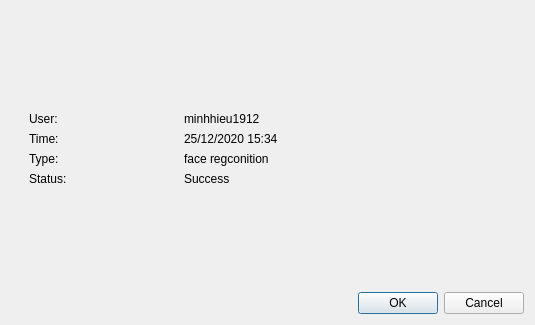
<?xml version="1.0" encoding="UTF-8"?>
<ui version="4.0">
 <class>Dialog</class>
 <widget class="QDialog" name="Dialog">
  <property name="geometry">
   <rect>
    <x>0</x>
    <y>0</y>
    <width>535</width>
    <height>325</height>
   </rect>
  </property>
  <property name="sizePolicy">
   <sizepolicy hsizetype="Fixed" vsizetype="Fixed">
    <horstretch>0</horstretch>
    <verstretch>0</verstretch>
   </sizepolicy>
  </property>
  <property name="minimumSize">
   <size>
    <width>535</width>
    <height>325</height>
   </size>
  </property>
  <property name="maximumSize">
   <size>
    <width>885</width>
    <height>325</height>
   </size>
  </property>
  <property name="windowTitle">
   <string>Log Details</string>
  </property>
  <layout class="QVBoxLayout" name="verticalLayout_2">
   <item>
    <widget class="QFrame" name="frame">
     <property name="frameShape">
      <enum>QFrame::NoFrame</enum>
     </property>
     <property name="frameShadow">
      <enum>QFrame::Raised</enum>
     </property>
     <layout class="QHBoxLayout" name="horizontalLayout">
      <item>
       <widget class="QFrame" name="frame_2">
        <property name="frameShape">
         <enum>QFrame::NoFrame</enum>
        </property>
        <property name="frameShadow">
         <enum>QFrame::Raised</enum>
        </property>
        <layout class="QVBoxLayout" name="verticalLayout_3">
         <item>
          <spacer name="verticalSpacer_4">
           <property name="orientation">
            <enum>Qt::Vertical</enum>
           </property>
           <property name="sizeHint" stdset="0">
            <size>
             <width>20</width>
             <height>52</height>
            </size>
           </property>
          </spacer>
         </item>
         <item>
          <layout class="QHBoxLayout" name="horizontalLayout_2">
           <item>
            <widget class="QLabel" name="label_2">
             <property name="text">
              <string>User:</string>
             </property>
            </widget>
           </item>
           <item>
            <widget class="QLabel" name="label">
             <property name="text">
              <string>minhhieu1912</string>
             </property>
            </widget>
           </item>
          </layout>
         </item>
         <item>
          <layout class="QHBoxLayout" name="horizontalLayout_3">
           <item>
            <widget class="QLabel" name="label_3">
             <property name="text">
              <string>Time:</string>
             </property>
            </widget>
           </item>
           <item>
            <widget class="QLabel" name="label_4">
             <property name="text">
              <string>25/12/2020 15:34</string>
             </property>
            </widget>
           </item>
          </layout>
         </item>
         <item>
          <layout class="QHBoxLayout" name="horizontalLayout_4">
           <item>
            <widget class="QLabel" name="label_5">
             <property name="text">
              <string>Type:</string>
             </property>
            </widget>
           </item>
           <item>
            <widget class="QLabel" name="label_6">
             <property name="text">
              <string>face regconition</string>
             </property>
            </widget>
           </item>
          </layout>
         </item>
         <item>
          <layout class="QHBoxLayout" name="horizontalLayout_5">
           <item>
            <widget class="QLabel" name="label_7">
             <property name="text">
              <string>Status:</string>
             </property>
            </widget>
           </item>
           <item>
            <widget class="QLabel" name="label_8">
             <property name="text">
              <string>Success</string>
             </property>
            </widget>
           </item>
          </layout>
         </item>
         <item>
          <spacer name="verticalSpacer_3">
           <property name="orientation">
            <enum>Qt::Vertical</enum>
           </property>
           <property name="sizeHint" stdset="0">
            <size>
             <width>20</width>
             <height>51</height>
            </size>
           </property>
          </spacer>
         </item>
        </layout>
       </widget>
      </item>
      <item>
       <widget class="QFrame" name="frame_3">
        <property name="sizePolicy">
         <sizepolicy hsizetype="Fixed" vsizetype="Preferred">
          <horstretch>0</horstretch>
          <verstretch>0</verstretch>
         </sizepolicy>
        </property>
        <property name="frameShape">
         <enum>QFrame::NoFrame</enum>
        </property>
        <property name="frameShadow">
         <enum>QFrame::Raised</enum>
        </property>
        <layout class="QVBoxLayout" name="verticalLayout">
         <item>
          <spacer name="verticalSpacer">
           <property name="orientation">
            <enum>Qt::Vertical</enum>
           </property>
           <property name="sizeHint" stdset="0">
            <size>
             <width>20</width>
             <height>33</height>
            </size>
           </property>
          </spacer>
         </item>
         <item>
          <widget class="QLabel" name="label_9">
           <property name="sizePolicy">
            <sizepolicy hsizetype="Fixed" vsizetype="Fixed">
             <horstretch>0</horstretch>
             <verstretch>0</verstretch>
            </sizepolicy>
           </property>
           <property name="minimumSize">
            <size>
             <width>150</width>
             <height>120</height>
            </size>
           </property>
           <property name="text">
            <string/>
           </property>
           <property name="pixmap">
            <pixmap>../../face-recognition/data/minh_hieu/image_7.jpg</pixmap>
           </property>
           <property name="scaledContents">
            <bool>true</bool>
           </property>
          </widget>
         </item>
         <item>
          <spacer name="verticalSpacer_2">
           <property name="orientation">
            <enum>Qt::Vertical</enum>
           </property>
           <property name="sizeHint" stdset="0">
            <size>
             <width>20</width>
             <height>34</height>
            </size>
           </property>
          </spacer>
         </item>
        </layout>
       </widget>
      </item>
     </layout>
    </widget>
   </item>
   <item>
    <widget class="QDialogButtonBox" name="buttonBox">
     <property name="orientation">
      <enum>Qt::Horizontal</enum>
     </property>
     <property name="standardButtons">
      <set>QDialogButtonBox::Cancel|QDialogButtonBox::Ok</set>
     </property>
    </widget>
   </item>
  </layout>
 </widget>
 <resources/>
 <connections>
  <connection>
   <sender>buttonBox</sender>
   <signal>accepted()</signal>
   <receiver>Dialog</receiver>
   <slot>accept()</slot>
   <hints>
    <hint type="sourcelabel">
     <x>248</x>
     <y>254</y>
    </hint>
    <hint type="destinationlabel">
     <x>157</x>
     <y>274</y>
    </hint>
   </hints>
  </connection>
  <connection>
   <sender>buttonBox</sender>
   <signal>rejected()</signal>
   <receiver>Dialog</receiver>
   <slot>reject()</slot>
   <hints>
    <hint type="sourcelabel">
     <x>316</x>
     <y>260</y>
    </hint>
    <hint type="destinationlabel">
     <x>286</x>
     <y>274</y>
    </hint>
   </hints>
  </connection>
 </connections>
</ui>
